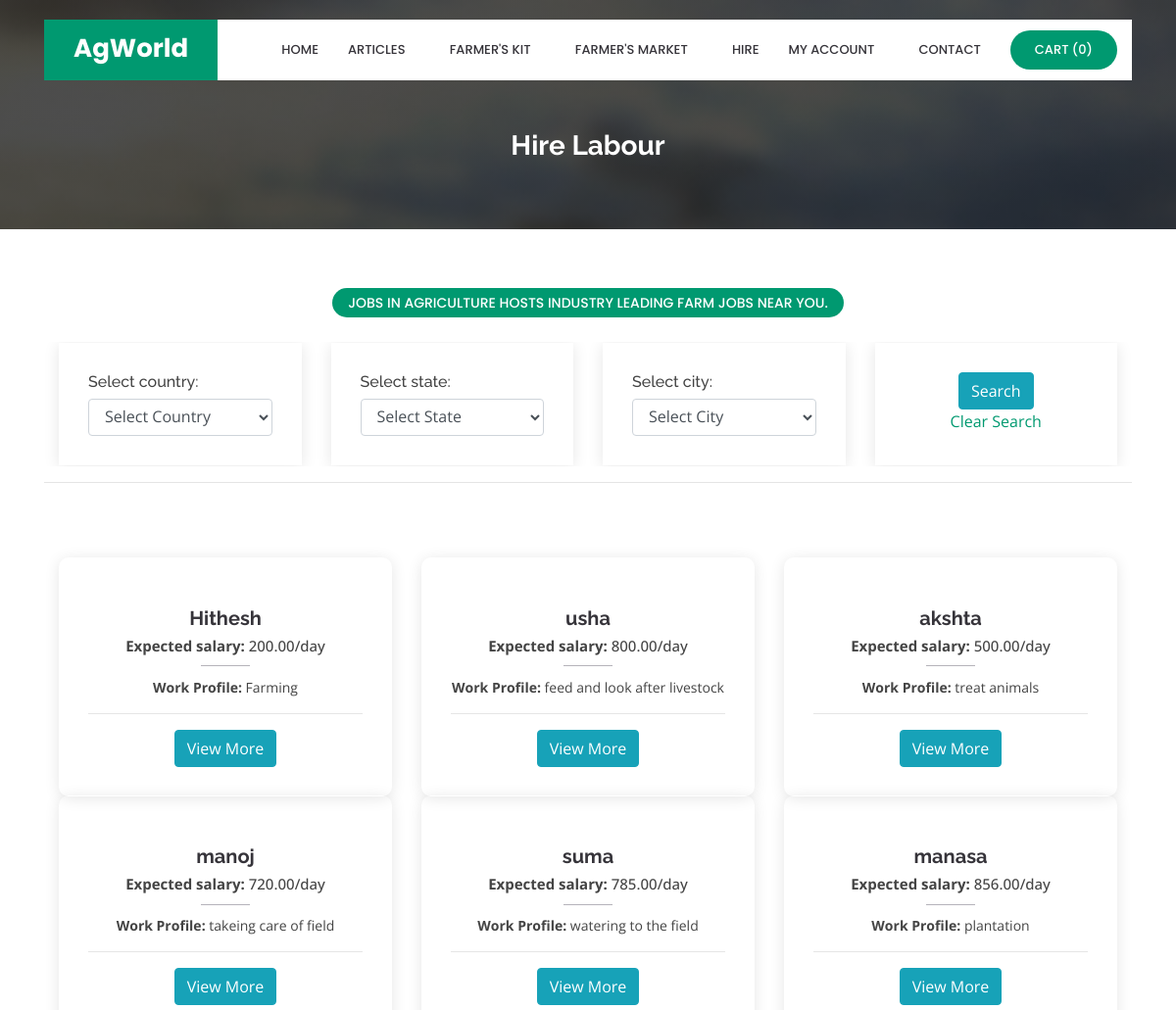
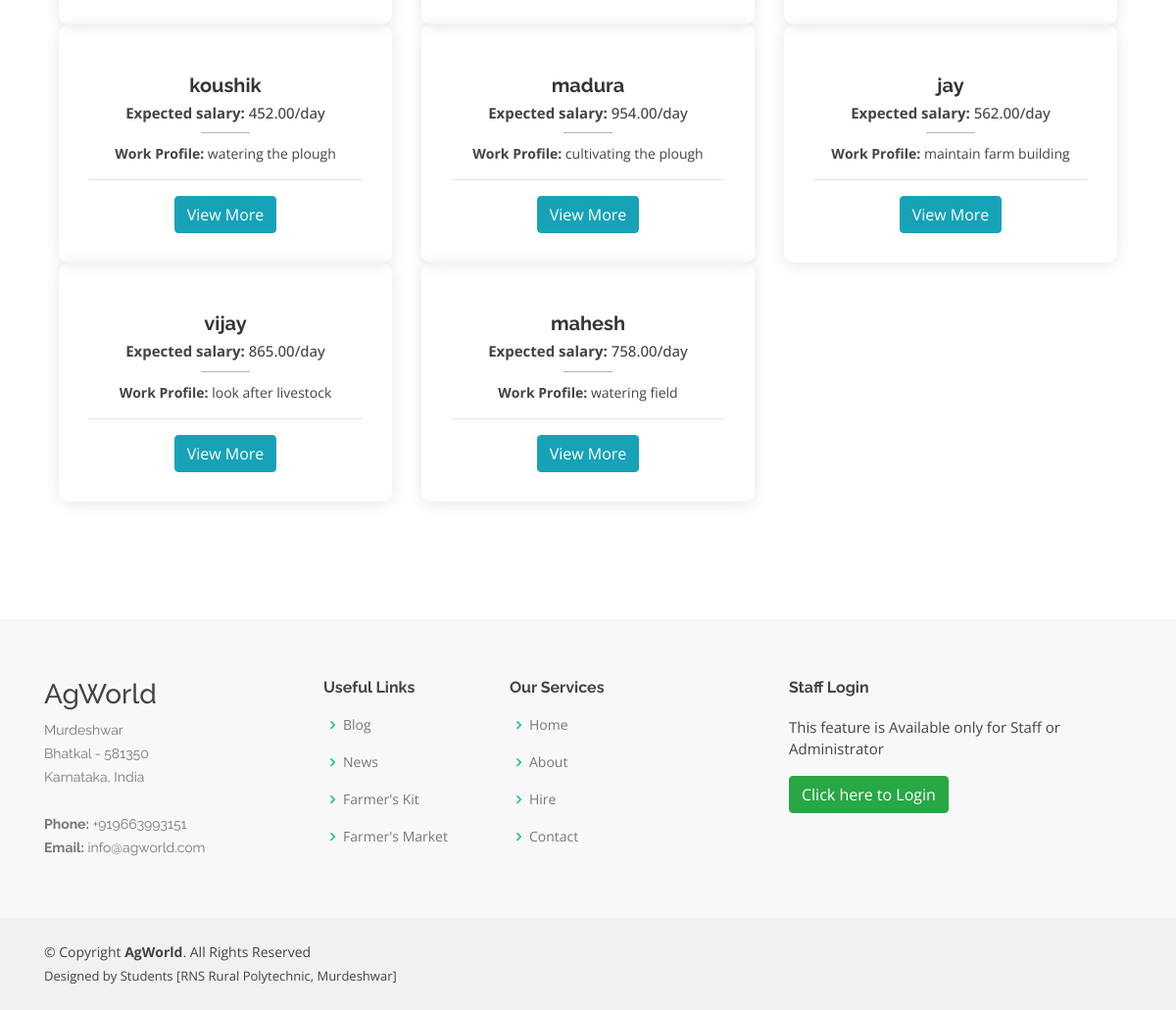
Screenshot of /displayworkers.php with the database file from the repository (2 pictures, top to bottom).
### tables this page shows
CREATE TABLE `worker` (
  `worker_id` int(10) NOT NULL,
  `name` varchar(50) NOT NULL,
  `address` text NOT NULL,
  `state_id` int(10) NOT NULL,
  `city_id` int(10) NOT NULL,
  `country_id` int(10) NOT NULL,
  `pincode` varchar(10) NOT NULL,
  `work_profile` text NOT NULL,
  `biodata` varchar(100) NOT NULL,
  `contactno` varchar(15) NOT NULL,
  `date_of_birth` date NOT NULL,
  `login_id` varchar(100) NOT NULL,
  `password` varchar(100) NOT NULL,
  `expected_salary` float(10,2) NOT NULL,
  `status` varchar(10) NOT NULL
);

### displayworkers.php (the view, shortened to what this page needs)
<?php
include("header.php");
?>
  <main id="main">
    <section id="cta" class="cta">
      <div class="container">
        <div class="text-center" data-aos="zoom-in">
			<br>
			<br>
			<br>
          <h3>Hire Labour</h3>
        </div>
      </div>
    </section>
    <section id="portfolio" class="portfolio">
      <div class="container">
        <div class="row" data-aos="fade-up" data-aos-delay="100">
          <div class="col-lg-12 d-flex justify-content-center">
            <ul id="portfolio-flters">
<li data-filter="*" class="filter-active">Jobs in Agriculture hosts industry leading farm jobs near you. </li>
            </ul>
          </div>
        </div>
    <section id="contact" class="contact" style="padding: 1px 0;">
      <div class="container">
        <div class="row">
          <div class="col-lg-12" data-aos="fade-up" data-aos-delay="100">
<form method="get" action="" name="frmworkersearch" onSubmit="return validateworksearch()">
            <div class="row">
              <div class="col-lg-3">
                <div class="info">
                  <h6>Select country:</h6>
<select name="country" id="country" onChange="loadstate(this.value)" autofocus class="search_categories form-control">
        <option value="">Select Country</option>
</select>
                </div>
              </div>
              <div class="col-lg-3">
                <div class="info w-100">
                  <h6>Select state:</h6>
<span id='loadstate'><select name="state"  autofocus class="search_categories form-control"><option value="">Select State</option></select></span>
                </div>
              </div>
              <div class="col-lg-3">
                <div class="info w-100">
                  <h6>Select city:</h6>
<span id='loadcity'><select name="city"  autofocus class="search_categories form-control"><option value="">Select City</option></select></span>
                </div>
              </div>
              <div class="col-lg-3">
                <div class="info w-100" style="height: 100%;">
       <center>
	   <input type="submit" name="submit" id="submit" value="Search" class="btn btn-info"><br><a href="displayworkers.php">Clear Search</a></center>
                </div>
              </div>
            </div>
</form>
		 </div>
        </div>
      </div>
    </section>
<hr>
    <section id="team" class="team">
      <div class="container">
        <div class="row">
          <div class="col-lg-12">
            <div class="row">
<?php
$sql = "SELECT * FROM worker WHERE status='Active'";
$qsql = mysqli_query($con,$sql);
if(mysqli_num_rows($qsql)  == 0)
{
echo "<center>Sorry, No Workers Found For The Searched Location!!</center>";
}
else
{
	while($rs = mysqli_fetch_array($qsql))
	{
	?>
	  <div class="col-lg-4">
		<div class="member" data-aos="zoom-in" data-aos-delay="100">
		  <div class="member-info">
			<h4><?php  echo $rs[name]; ?></h4>
			<span><strong>Expected salary: </strong> <?php echo $rs[expected_salary]; ?>/day</span>
			<p><strong>Work Profile:</strong> <?php echo $rs[work_profile]; ?></p>
			<hr>
			<div >
			  <a href="workerdetailed.php?workerid=<?php echo $rs[worker_id]; ?>" class="btn btn-info">View More</a>
			</div>
		  </div>
		</div>
	  </div>
	<?php
	}
}
?>
            </div>
          </div>
        </div>
      </div>
    </section>
      </div>
    </section>
  </main>
<?php
include("footer.php");
?>

### header.php (shortened to what this page needs)
<?php
include("dbconnection.php");
?>
<!DOCTYPE html>
<html lang="en">
<head>
  <link href="assets/vendor/bootstrap/css/bootstrap.min.css" rel="stylesheet">
  <link href="assets/vendor/icofont/icofont.min.css" rel="stylesheet">
  <link href="assets/vendor/boxicons/css/boxicons.min.css" rel="stylesheet">
  <link href="assets/vendor/remixicon/remixicon.css" rel="stylesheet">
  <link href="assets/vendor/venobox/venobox.css" rel="stylesheet">
  <link href="assets/vendor/owl.carousel/assets/owl.carousel.min.css" rel="stylesheet">
  <link href="assets/vendor/aos/aos.css" rel="stylesheet">
  <link href="assets/css/style.css" rel="stylesheet">
  <link href="assets/css/jquery.dataTables.min.css" rel="stylesheet">
</head>
<body>
  <header id="header" class="fixed-top d-flex align-items-center">
    <div class="container">
      <div class="header-container d-flex align-items-center">
        <div class="logo mr-auto">
          <h1 class="text-light"><a href="index.php"><span>AgWorld</span></a></h1>
         </div>
        <nav class="nav-menu d-none d-lg-block">
          <ul>
            <li class="<?php
                            if(basename($_SERVER['PHP_SELF']) == "index.php" )
                            {
                              echo ' active ';
                            }
                            ?>"><a href="index.php">Home</a></li>
	<li class="drop-down"><a href="#">Articles</a>
	</li>
            <li class="drop-down <?php
                            if(basename($_SERVER['PHP_SELF']) == "displayproducts.php" )
                            {
                              echo ' active ';
                            }
                            ?>"><a href="displayproducts.php" onclick='window.location=`displayproducts.php`' >Farmer's Kit</a>
            </li>
			<li class="drop-down <?php
                            if(basename($_SERVER['PHP_SELF']) == "displaysales.php" )
                            {
                              echo ' active ';
                            }
                            ?>"><a href="displaysales.php" onclick='window.location=`displaysales.php`'>Farmer's Market</a>
            </li>
            <li><a href="displayworkers.php">Hire</a></li>
<?php
if(isset($_SESSION[customerid]))
{
?>
<li class="drop-down <?php
                            if(basename($_SERVER['PHP_SELF']) == "customerpanel.php" || basename($_SERVER['PHP_SELF']) == "customerUpdate.php" || basename($_SERVER['PHP_SELF']) == "Customerchngpassword.php"  || basename($_SERVER['PHP_SELF']) == "viewcstpurchasereport.php"  || basename($_SERVER['PHP_SELF']) == "viewpurchaserequest.php"  || basename($_SERVER['PHP_SELF']) == "viewcstpurchaseorder.php"  || basename($_SERVER['PHP_SELF']) == "viewpurchasereport.php"  )
                            {
                              echo ' active ';
                            }
                            ?>" ><a href="">My Account</a>
  <ul>
	<li><a href="customerpanel.php">Customer Panel</a></li>
	<li><a href="viewcstpurchasereport.php">Farmer's Kit Purchase Report</a></li>
    <li><a href="viewpurchaserequest.php">View Farm Produce Purchase request</a></li>
    <li><a href="viewcstpurchaseorder.php">View Farm Produce Purchase Order</a></li>
    <li><a href="viewpurchasereport.php">View Billing Report</a></li>
	<li><a href="customerUpdate.php">Update Profile</a></li>
	<li><a href="Customerchngpassword.php">Change Password</a></li>
	<li><a href="logout.php">Logout</a></li>
  </ul>
</li>
<?php
}
else
{
?>
<li class="drop-down"><a href="">My Account</a>
</li>
<?php
}
?>
			<li><a href="contact.php">Contact</a></li>
<?php
$sqlproduct_purchase_record = "SELECT * FROM  product_purchase_record WHERE customer_id='$_SESSION[customerid]' AND status='Pending'";
$qsqlproduct_purchase_record = mysqli_query($con,$sqlproduct_purchase_record);
if(mysqli_num_rows($qsqlproduct_purchase_record) >= 1)
{
?>
<li class="get-started"><a href="displaycart.php">Cart (<?php echo mysqli_num_rows($qsqlproduct_purchase_record); ?>)</a></li>
<?php
}
else
{
?>
<li class="get-started"><a href="#">Cart (<?php echo mysqli_num_rows($qsqlproduct_purchase_record); ?>)</a></li>
<?php
}
?>
          </ul>
        </nav>
      </div>
    </div>
  </header>

### footer.php (shortened to what this page needs)
  <footer id="footer">
    <div class="footer-top">
      <div class="container">
        <div class="row">
          <div class="col-lg-3 col-md-6 footer-contact">
            <h3>AgWorld</h3>
            <p>
              Murdeshwar <br>
              Bhatkal - 581350 <br>
              Karnataka, India <br><br>
              <strong>Phone:</strong> +919663993151<br>
              <strong>Email:</strong> info@agworld.com<br>
            </p>
          </div>
          <div class="col-lg-2 col-md-6 footer-links">
            <h4>Useful Links</h4>
            <ul>
              <li><i class="bx bx-chevron-right"></i> <a href="displayarticles.php?articletype=Blog">Blog</a></li>
              <li><i class="bx bx-chevron-right"></i> <a href="displayarticles.php?articletype=News">News</a></li>
              <li><i class="bx bx-chevron-right"></i> <a href="displayproducts.php">Farmer's Kit</a></li>
              <li><i class="bx bx-chevron-right"></i> <a href="displaysales.php">Farmer's Market</a></li>
            </ul>
          </div>
          <div class="col-lg-3 col-md-6 footer-links">
            <h4>Our Services</h4>
            <ul>
              <li><i class="bx bx-chevron-right"></i> <a href="index.php">Home</a></li>
              <li><i class="bx bx-chevron-right"></i> <a href="aboutus.php">About</a></li>
              <li><i class="bx bx-chevron-right"></i> <a href="displayworkers.php">Hire</a></li>
              <li><i class="bx bx-chevron-right"></i> <a href="contact.php">Contact</a></li>
            </ul>
          </div>
          <div class="col-lg-4 col-md-6 footer-newsletter">
            <h4>Staff Login</h4>
            <p>This feature is Available only for Staff or Administrator</p>
            <button class="btn btn-success" type="submit" onclick="window.location='adminloginpanel.php';">Click here to Login</button>
          </div>
        </div>
      </div>
    </div>
    <div class="container d-md-flex py-4">
      <div class="mr-md-auto text-center text-md-left">
        <div class="copyright">
          &copy; Copyright <strong><span>AgWorld</span></strong>. All Rights Reserved
        </div>
        <div class="credits">
         Designed by Students [RNS Rural Polytechnic, Murdeshwar]
        </div>
      </div>
    </div>
  </footer>
  <link href="assets/js/dataTables.responsive.min.js" rel="stylesheet">
</body>
</html>

### rows the page displays
worker: name "Hithesh", expected_salary "200.00", work_profile "Farming"
worker: name "usha", expected_salary "800.00", work_profile "feed and look after livestock"
worker: name "akshta", expected_salary "500.00", work_profile "treat animals"
worker: name "manoj", expected_salary "720.00", work_profile "takeing care of field"
worker: name "suma", expected_salary "785.00", work_profile "watering to the field"
worker: name "manasa", expected_salary "856.00", work_profile "plantation"
worker: name "koushik", expected_salary "452.00", work_profile "watering the plough"
worker: name "madura", expected_salary "954.00", work_profile "cultivating the plough"
worker: name "jay", expected_salary "562.00", work_profile "maintain farm building"
worker: name "vijay", expected_salary "865.00", work_profile "look after livestock"
worker: name "mahesh", expected_salary "758.00", work_profile "watering field"

### other values shown
mysqli_num_rows($qsqlproduct_purchase_record) "0"
